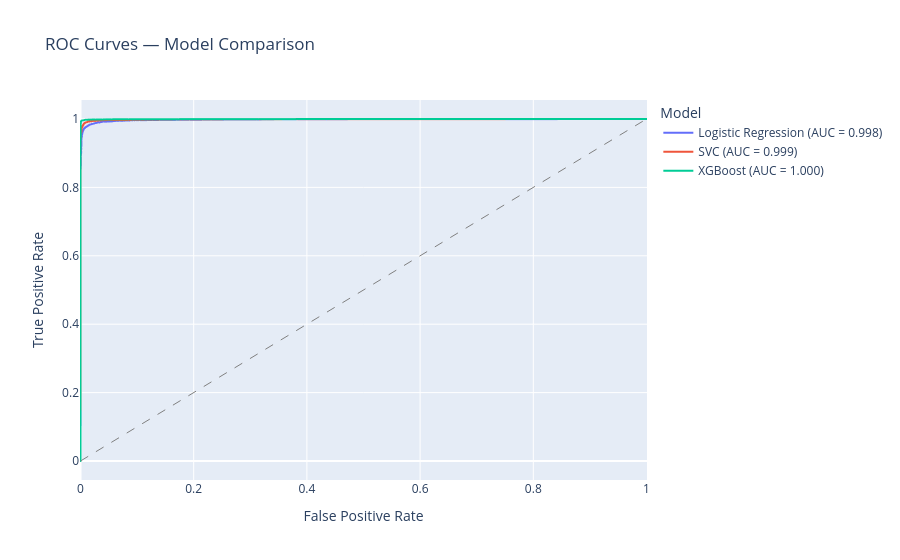

Here is the notebook cell this chart was saved with:
### Code cell
roc_data = []
for name, result in results.items():
    fpr, tpr, _ = roc_curve(y_test, result['y_prob'])
    roc_auc = auc(fpr, tpr)
    for f, t in zip(fpr, tpr):
        roc_data.append({'FPR': f, 'TPR': t, 'Model': f'{name} (AUC = {roc_auc:.3f})'})

roc_df = pd.DataFrame(roc_data)

fig = px.line(
    roc_df, x='FPR', y='TPR', color='Model',
    title='ROC Curves — Model Comparison',
    labels={'FPR': 'False Positive Rate', 'TPR': 'True Positive Rate'}
)
fig.add_shape(type='line', x0=0, y0=0, x1=1, y1=1,
              line=dict(dash='dash', color='gray', width=1))
fig.show()

### Figure 1 — Plotly figure (JSON) as saved in the notebook; plotly's stock layout.template omitted (floating-point values rounded to 4 significant figures; data arrays with more than 128 entries replaced by an {"elided": "..."} marker saying what was removed)
{"data": [{"hovertemplate": "Model=Logistic Regression (AUC = 0.998)<br>False Positive Rate=%{x}<br>True Positive Rate=%{y}<extra></extra>", "legendgroup": "Logistic Regression (AUC = 0.998)", "line": {"color": "#636efa", "dash": "solid"}, "marker": {"symbol": "circle"}, "mode": "lines", "name": "Logistic Regression (AUC = 0.998)", "showlegend": true, "type": "scattergl", "x": {"elided": "304 float values"}, "xaxis": "x", "y": {"elided": "304 float values"}, "yaxis": "y"}, {"hovertemplate": "Model=SVC (AUC = 0.999)<br>False Positive Rate=%{x}<br>True Positive Rate=%{y}<extra></extra>", "legendgroup": "SVC (AUC = 0.999)", "line": {"color": "#EF553B", "dash": "solid"}, "marker": {"symbol": "circle"}, "mode": "lines", "name": "SVC (AUC = 0.999)", "showlegend": true, "type": "scattergl", "x": {"elided": "198 float values"}, "xaxis": "x", "y": {"elided": "198 float values"}, "yaxis": "y"}, {"hovertemplate": "Model=XGBoost (AUC = 1.000)<br>False Positive Rate=%{x}<br>True Positive Rate=%{y}<extra></extra>", "legendgroup": "XGBoost (AUC = 1.000)", "line": {"color": "#00cc96", "dash": "solid"}, "marker": {"symbol": "circle"}, "mode": "lines", "name": "XGBoost (AUC = 1.000)", "showlegend": true, "type": "scattergl", "x": {"elided": "879 float values"}, "xaxis": "x", "y": {"elided": "879 float values"}, "yaxis": "y"}], "layout": {"legend": {"title": {"text": "Model"}, "tracegroupgap": 0}, "shapes": [{"line": {"color": "gray", "dash": "dash", "width": 1}, "type": "line", "x0": 0, "x1": 1, "y0": 0, "y1": 1}], "title": {"text": "ROC Curves — Model Comparison"}, "xaxis": {"anchor": "y", "domain": [0, 1], "title": {"text": "False Positive Rate"}}, "yaxis": {"anchor": "x", "domain": [0, 1], "title": {"text": "True Positive Rate"}}}}
